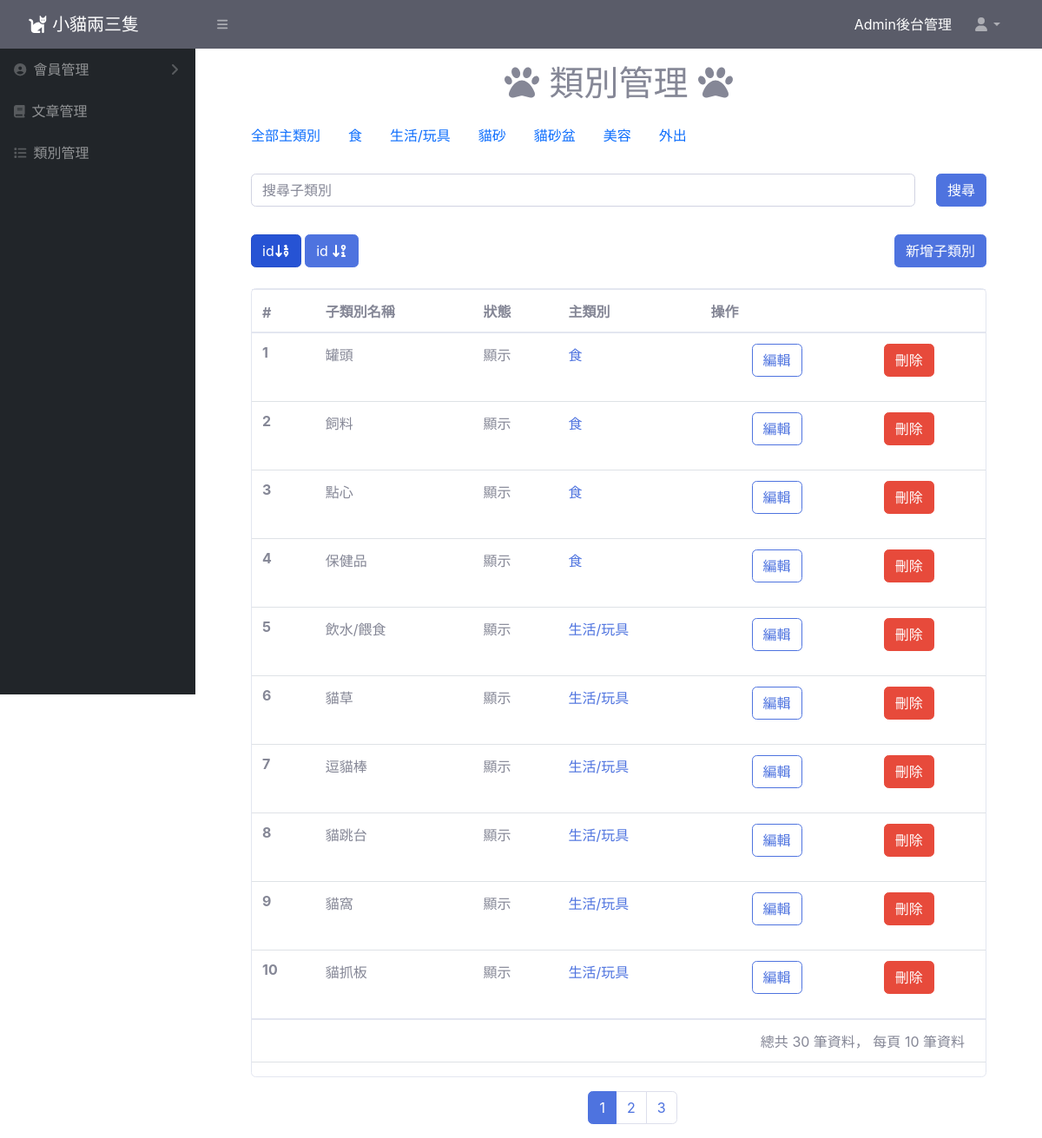
The page /pet_admin/category.php on the database its author committed.
### tables this page shows
CREATE TABLE `category` (
  `category_id` int(30) NOT NULL,
  `category_name` varchar(30) NOT NULL
);

CREATE TABLE `subcategory` (
  `subcategory_id` int(30) UNSIGNED NOT NULL,
  `subcategory_name` varchar(30) NOT NULL,
  `category_id` int(30) NOT NULL,
  `valid` tinyint(4) NOT NULL
);

### pet_admin/category/category.php (the view, shortened to what this page needs)
<?php include("db_connect.php") ?>
<?php
$sqlCategory = "SELECT * FROM category ";
$resultCategory = $conn->query($sqlCategory);
$cateMainRows = $resultCategory->fetch_all(MYSQLI_ASSOC);
$page = isset($_GET["page"]) ? $_GET["page"] : 1;
$type = isset($_GET["type"]) ? $_GET["type"] : 1;
$sqlPage = "SELECT subcategory_id FROM subcategory WHERE valid=1";
$resultPage = $conn->query($sqlPage);
$totalUser = $resultPage->num_rows;
$perPage = 10;
$startItem = ($page - 1) * $perPage;
$totalPage = ceil($totalUser / $perPage);
if (isset($_GET["category"])) {
  $getCate = $_GET["category"];
  $sql = "SELECT c.category_name, c.category_id, s.subcategory_id, s.subcategory_name, s.valid
  FROM subcategory AS s
  JOIN category AS c
  ON s.category_id = c.category_id
  WHERE s.category_id = $getCate
";
} elseif ($type == 1) {
  $page = isset($_GET["page"]) ? $_GET["page"] : 1;
  $sql = "SELECT c.category_name, c.category_id, s.subcategory_id, s.subcategory_name, s.valid
  FROM subcategory AS s
  JOIN category AS c
  ON s.category_id = c.category_id
  WHERE valid = 1
  ORDER BY s.subcategory_id ASC
  LIMIT $startItem,$perPage
  ";
} else {
  $sql = "SELECT c.category_name, c.category_id, s.subcategory_id, s.subcategory_name, s.valid
  FROM subcategory AS s
  JOIN category AS c
  ON s.category_id = c.category_id
";
}
$resultCate = $conn->query($sql);
$subcategory_count = $resultCate->num_rows;
$cateRows = $resultCate->fetch_all(MYSQLI_ASSOC);
?>
<!doctype html>
<html lang="en">
<head>
  <link href="https://cdn.jsdelivr.net/npm/bootstrap@5.2.1/dist/css/bootstrap.min.css" rel="stylesheet">
  <link rel="stylesheet" href="https://cdnjs.cloudflare.com/ajax/libs/font-awesome/6.4.0/css/all.min.css" />
  <link href="css/sb-admin-2.min.css" rel="stylesheet">
</head>
<body>
  <div class="container">
  <div class="container my-3">
  <h1 class="text-center my-3"><i class="fa-solid fa-paw"></i>&nbsp;類別管理&nbsp;<i class="fa-solid fa-paw"></i></h1>
    <ul class="nav">
      <li class="nav-item">
        <a class="nav-link active" aria-current="page" href="category.php">全部主類別</a>
      </li>
      <?php foreach ($cateMainRows as $mainCATE) : ?>
        <li class="nav-item">
          <a class="nav-link" href="category.php?category=<?= $mainCATE["category_id"] ?>"><?= $mainCATE["category_name"] ?></a>
        </li>
      <?php endforeach; ?>
    </ul>
  </div>
  <div class="container">
    <div class="py-2 px-3">
      <form action="search-category.php">
        <div class="row gx-2">
          <div class="col">
            <input type="text" class="form-control" placeholder="搜尋子類別" name="name">
          </div>
          <div class="col-auto">
            <button class="btn btn-primary">搜尋</button>
          </div>
        </div>
      </form>
    </div>
  </div>
  <div class="container">
    <div class="py-2 d-flex justify-content-between px-1">
      <div class="col">
        <a  href="category.php?page=<?= $page ?>&type=1" class="btn btn-primary <?php if($type == 1)echo "active";?>">id<i class="fa-solid fa-arrow-down-1-9 "></i></a>
        <a href="category.php?page=<?= $page ?>&type=2" class="btn btn-primary <?php if($type == 2)echo "active";?>">id
          <i class="fa-solid fa-arrow-down-9-1"></i></a>
      </div>
      <div class="col-auto">
        <a class="btn btn-primary" href="add-category.php"> 新增子類別</a>
      </div>
    </div>
    <div class="table-wrapper m-3 border border-1 rounded">
      <table class="table">
        <thead>
          <tr>
            <th scope="col">#</th>
            <th scope="col">子類別名稱</th>
            <th scope="col">狀態</th>
            <th scope="col">主類別</th>
            <th scope="col">操作</th>
          </tr>
        </thead>
        <tbody>
          <?php foreach ($cateRows as $subCATE) : ?>
            <tr>
              <th scope="row"><?= $subCATE["subcategory_id"] ?></th>
              <td><?= $subCATE["subcategory_name"] ?></td>
              <td>
                <?php if ($subCATE["valid"] == "1") {
                  echo " 顯示";
                } elseif ($subCATE["valid"] == "0") {
                  echo " 隱藏";
                } ?>
              </td>
              <td>
                <a href="category.php?category=<?= $subCATE["category_id"] ?>" class="text-decoration-none">
                  <?= $subCATE["category_name"] ?>
                </a>
              </td>
              <td>
                <div class="d-flex justify-content-around">
                  <div class="col-auto ">
                    <a class="btn btn-outline-primary" href="edit-category.php?id=<?= $subCATE["subcategory_id"] ?>">編輯</a>
                  </div>
                  <div class="col-auto ">
                    <form action="dodeleted-category.php" method="post" id="deleteForm">
                      <input class="btn btn-danger" type="submit" value="刪除" name="delete">
                    </form>
                  </div>
              </td>
            </tr>
          <?php endforeach; ?>
        </tbody>
        <tr>
          <td colspan="6" class="text-end px-4">總共 <?= $totalUser ?> 筆資料， 每頁 <?= $subcategory_count ?> 筆資料 </td>
        </tr>
      </table>
    </div>
    <div class="container mx-3 d-flex justify-content-center">
      <nav aria-label="Page navigation example">
        <ul class="pagination">
          <?php for ($i = 1; $i <= $totalPage; $i++) : ?>
            <li class="page-item <?php if ($i == $page) echo "active"; ?>">
              <a class="page-link" href="category.php?page=<?= $i ?>"><?= $i ?></a>
            </li>
          <?php endfor; ?>
        </ul>
      </nav>
    </div>
  </div>
  </div>
</body>
</html>

### rows shown on the page
category: category_name "食"
category: category_name "生活/玩具"
category: category_name "貓砂"
category: category_name "貓砂盆"
category: category_name "美容"
category: category_name "外出"
subcategory: subcategory_id "1", subcategory_name "罐頭", valid "顯示", category.category_name "食"
subcategory: subcategory_id "2", subcategory_name "飼料", valid "顯示", category.category_name "食"
subcategory: subcategory_id "3", subcategory_name "點心", valid "顯示", category.category_name "食"
subcategory: subcategory_id "4", subcategory_name "保健品", valid "顯示", category.category_name "食"
subcategory: subcategory_id "5", subcategory_name "飲水/餵食", valid "顯示", category.category_name "生活/玩具"
subcategory: subcategory_id "6", subcategory_name "貓草", valid "顯示", category.category_name "生活/玩具"
subcategory: subcategory_id "7", subcategory_name "逗貓棒", valid "顯示", category.category_name "生活/玩具"
subcategory: subcategory_id "8", subcategory_name "貓跳台", valid "顯示", category.category_name "生活/玩具"
subcategory: subcategory_id "9", subcategory_name "貓窩", valid "顯示", category.category_name "生活/玩具"
subcategory: subcategory_id "10", subcategory_name "貓抓板", valid "顯示", category.category_name "生活/玩具"

### other values the page prints
$totalUser "30"
$subcategory_count "10"
